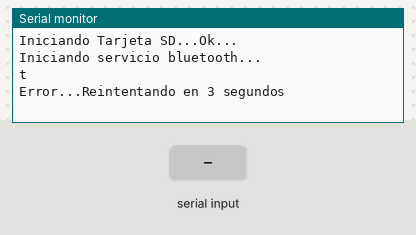
The sketch below on a simulated Arduino Uno, built with avr-gcc and run on an emulated ATmega328P. Parts: the last lines printed to the serial monitor. Inputs (shaded band) come from the test bench. Storage starts empty.

Above: at 3.2 s.
3.3 s: "1\n" received over Serial
At 6.2 s:
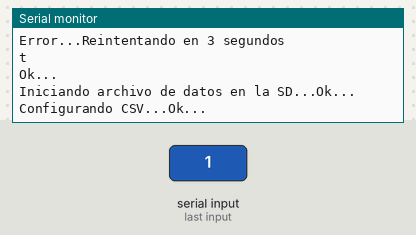
6.3 s: "0\n" received over Serial
At 8.6 s:
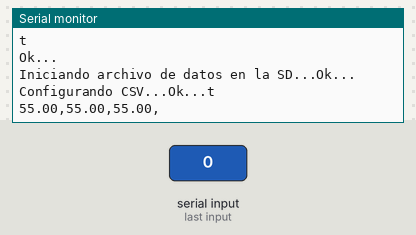

Measured:
- after the input at 3.3 s, the serial monitor: prints a new line after 2.8 s (image 1)
- after the input at 6.3 s, the serial monitor: prints a new line after 1.9 s (image 2)

The sketch:

Sensors.ino
```cpp
// Importamos librerias necesarias

// Para el manejo de SD
#include <SPI.h>
#include <SD.h>


// Declaracion de Variables Globales
String date;
File dataFile;
float _Temp[3]; // Para almacenar la temperatura de los sensores
String filename;

String getData()
{
  // Funcion que obtiene el dato de la fecha desde una comunicación bluetooth
  String BTdata = "";
  // Reiniciamos los puertos de serial
  Serial.end();
  delay(1000);
  Serial.begin(9600);
  while(1)
  {
    Serial.println('t');
    delay(1000);
    if(Serial.available()) // Si existe algo en el buffer inicia la operacion
    {
      // Inicio de ciclo de recepcion de datos
      while(Serial.available())
      {
        char RCdataChar = Serial.read();
        if(RCdataChar!='\n')
        {
          BTdata += RCdataChar;
        }
        else
        {
          // Limpieza tras obtencion de datos.
          Serial.flush();
        }
      }
      break;
    }
    else
    {
      Serial.println("Error...Reintentando en 3 segundos");
      delay(3000);
    }
  }
  return BTdata;
}

void setup()
{
  // Configuraciones iniciales
  // Cambiamos referencia de las entradas analógicas
  analogReference(INTERNAL);
  // Configuramos el puerto serial a 9600 bps
  Serial.begin(9600);

  // Inicializacion de SD (Si no hay el programa no arranca)
  Serial.print("Iniciando Tarjeta SD...");
  if (!SD.begin(10))
  {
    Serial.println("La tarjeta SD no se pudo inicializar...");
    while(!SD.begin(10))
    {
      delay(1000);
    }
  }
  Serial.println("Ok...");

  //Obteniendo la fecha y hora desde comunicacion BT
  Serial.println("Iniciando servicio bluetooth...");
  date = getData();
  Serial.println("Ok...");

  //Creacion del archivo en la SD
  Serial.print("Iniciando archivo de datos en la SD...");
  filename = date.substring(0,8) + ".csv";
  // Comprobamos que el archivo exista y sea valido
  if(SD.exists(filename))
  {
    Serial.println("Ok...");
    Serial.println("CSV ya configurado...");
  }
  else
  {
    dataFile = SD.open(filename, FILE_WRITE);
    if (dataFile)
    {
      // Se configura el archivo CSV en caso de no estar creado y se ubican los encabezados
      Serial.println("Ok...");
      Serial.print("Configurando CSV...");
      dataFile.println("T_s,T_in,T_amb,TimeStamp");
      dataFile.close();
      Serial.print("Ok...");
    }
    else
    {
      Serial.println("Error...");
    }
  }
}

void loop() {
  date = getData();
  filename = date.substring(0,8) + ".csv";
  dataFile = SD.open(filename, FILE_WRITE);
  // Leemos la temperatura
  for (int i = 0; i < 3; i++)
  {
    // Leemos la temperatura
    _Temp[i] = analogRead(i);

    // Calculamos la temperatura
    _Temp[i] = (1.1 * _Temp[i] * 100.0)/1024.0;

    // Se envia el dato al puerto serial
    Serial.print(_Temp[i]);
    Serial.print(",");

    // Se transcribe el dato a la SD
    if (dataFile)
    {
      dataFile.print(_Temp[i]);
      dataFile.print(",");
    }
  }
  // Se pone el timeStamp
  Serial.print(date.substring(9,17));
  Serial.print("\n");
  dataFile.println(date.substring(9,17));
  dataFile.close();

  // Esperamos un tiempo para repetir el loop
  delay(3000);
}
```
